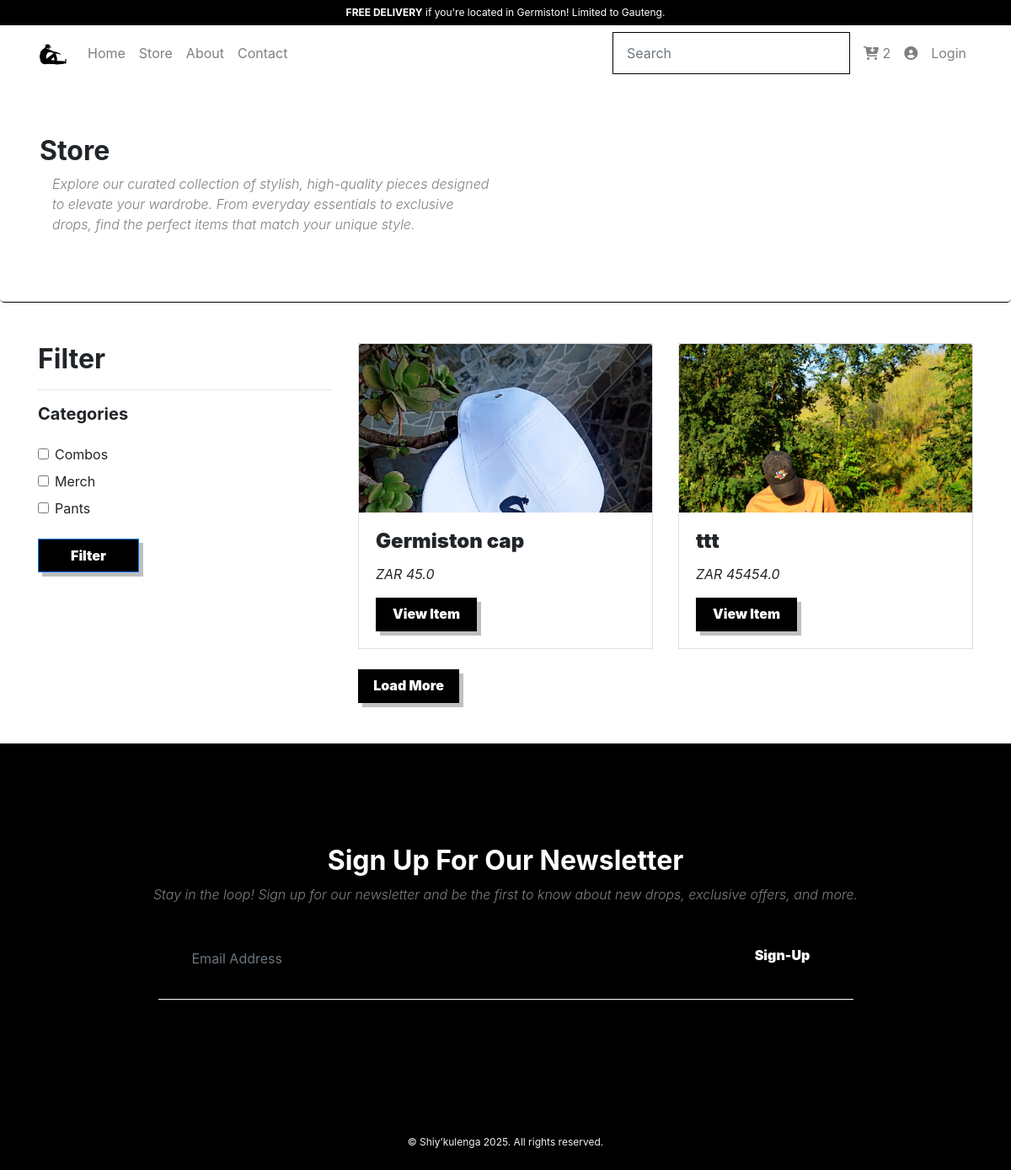
/store, run on an earlier commit of the app's database.
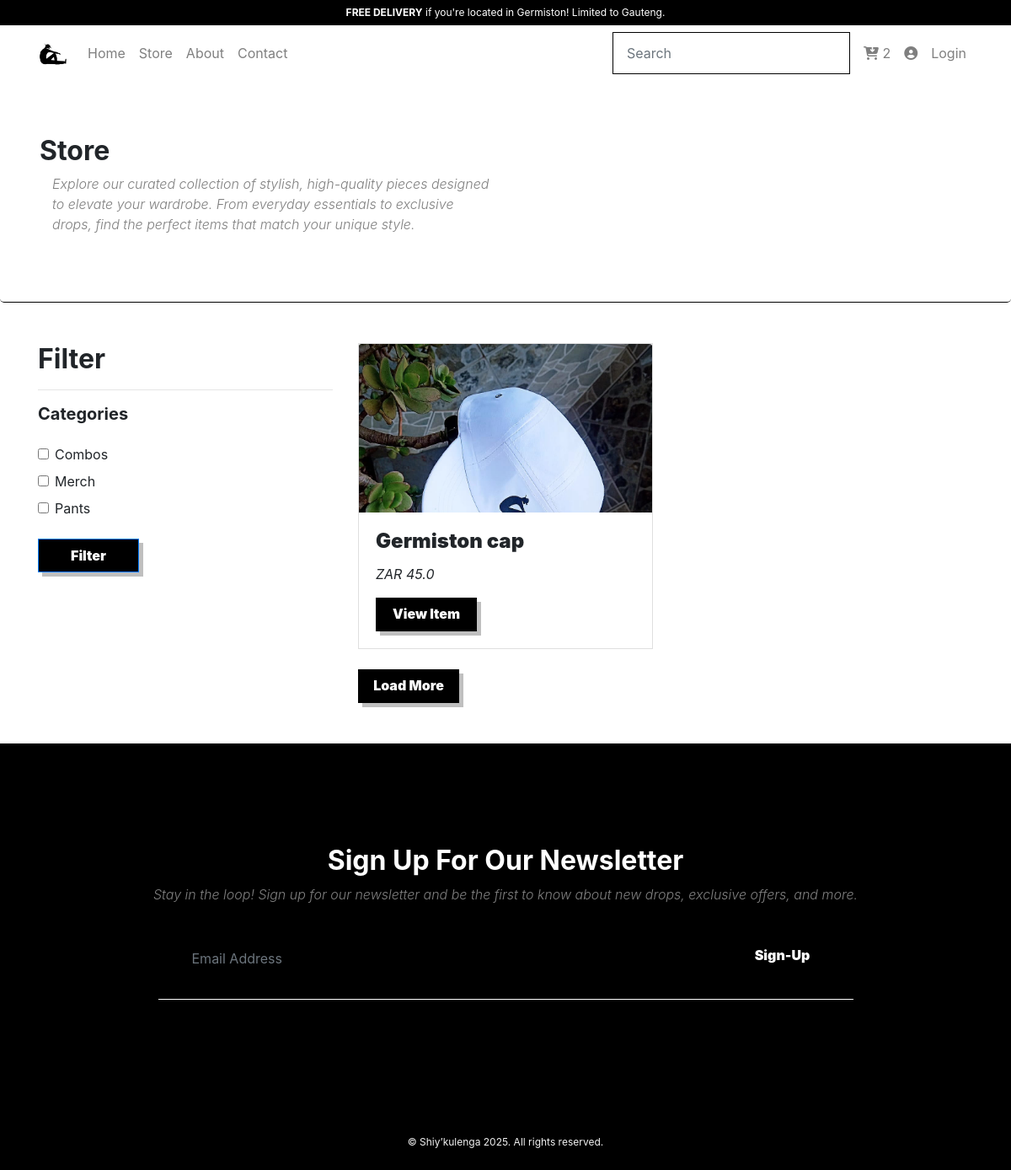
And on a later commit of the database.
### models.py (models this page shows)
class Category(db.Model):
    id = db.Column(db.Integer, primary_key=True, autoincrement=True)
    name = db.Column(db.String(50), nullable=False, unique=True)
    description = db.Column(db.String(200), nullable=True)
    items = db.relationship('ShopItems', backref='category', lazy=True)
    last_updated = db.Column(db.DateTime, default=datetime.utcnow, onupdate=datetime.utcnow)

class ShopItems(db.Model):
    id = db.Column(db.Integer, primary_key=True, autoincrement=True)
    title = db.Column(db.String(20), nullable=False)
    subtitle = db.Column(db.String(120), nullable=False)
    category_id = db.Column(db.Integer, db.ForeignKey('category.id'), nullable=False)
    sizes = db.Column(db.String(10), nullable=False)
    price = db.Column(db.Float, nullable=False, default=0.0)
    image_name = db.Column(db.String(100), nullable=False, default='default.jpg')

### routes/public.py (the view)
@public_bp.route("/store", methods=["GET"])
def store():
    category_names = request.args.getlist(
        "category"
    )  # Get the category names from the query string
    if category_names:
        categories = Category.query.filter(
            Category.name.in_(category_names)
        ).all()  # Get the category objects
        items = ShopItems.query.filter(
            ShopItems.category_id.in_([category.id for category in categories])
        ).all()  # Get the items in the categories
    else:
        items = ShopItems.query.all()
    categories = Category.query.all()
    return render_template("public/store.html", products=items, categories=categories, user = current_user)

### templates/public/store.html (shortened to what this page needs)
{% extends 'base.html' %}
{% block content %} {% include 'includes/navbar.html' %}
<div class="jumbotron">
    <div class="container">
        <h1 class="h1">Store</h1>
        <p class="lead col-md-6 pd-0">
            Explore our curated collection of stylish, high-quality pieces
            designed to elevate your wardrobe. From everyday essentials to
            exclusive drops, find the perfect items that match your unique
            style.
        </p>
    </div>
</div>
<section>
    <div class="container pt-5 pb-5">
        <div class="row">
            <div class="col-md-4">
                <h1 class="h1">Filter</h1>
                <hr />
                <h5 class="h5 mb-4"><b>Categories</b></h5>
                <form method="GET" action="{{ url_for('public.store') }}">
                    {% for category in categories %}
                    <div class="form-check mb-2">
                        <input class="form-check-input" type="checkbox"
                        name="category" id="category{{ category.id }}" value="{{
                        category.name }}" >
                        <label
                            class="form-check-label"
                            for="category{{ category.id }}"
                        >
                            {{ category.name }}
                        </label>
                    </div>
                    {% endfor %}
                    <button type="submit" class="btn btn-primary mt-3 mb-4">
                        Filter
                    </button>
                </form>
            </div>
            <div class="col-md-8">
                <div class="row">
                    {% for product in products %}
                    <div class="col-md-6 mb-4">
                        <div class="card item">
                            <div class="card-img">
                                <a
                                    href="{{ url_for('public.product', product_id=product.id ) }}"
                                >
                                    <img
                                        src="{{ url_for('static', filename='images/' ~ product.image_name) }}"
                                        class="card-img-top"
                                        alt="{{ product.title }}"
                                    />
                                </a>
                            </div>
                            <div class="card-body">
                                <h5 class="card-title">{{ product.title }}</h5>
                                <p class="card-text">ZAR {{ product.price }}</p>
                                <a
                                    href=" {{ url_for('public.product', product_id=product.id) }}"
                                    class="btn"
                                >
                                    View Item
                                </a>
                            </div>
                        </div>
                    </div>
                    {% endfor %}
                </div>
                <a href="/" class="btn">Load More</a>
            </div>
        </div>
    </div>
</section>
{% include 'includes/footer.html' %} {% endblock %}

### templates/base.html (shortened to what this page needs)
<!DOCTYPE html>
{% include 'includes/header.html' %}
<html lang="en">
    <body>
        {% block content %} {% endblock %}
    </body>
</html>

### templates/includes/header.html (shortened to what this page needs)
<head>
    <link
        rel="stylesheet"
        href="{{ url_for('static', filename='css/bootstrap.min.css') }}"
    />
    <link
        rel="stylesheet"
        href="https://cdnjs.cloudflare.com/ajax/libs/font-awesome/6.4.0/css/all.min.css"
    />
    <link
        rel="stylesheet"
        href="{{ url_for('static', filename='css/main.css') }}"
    />
</head>

### templates/includes/navbar.html (shortened to what this page needs)
<div class="top">
    <div class="text-center">
        <b>FREE DELIVERY</b> if you're located in Germiston! Limited to Gauteng.
    </div>
</div>
<nav class="navbar navbar-expand-lg navbar-light">
    <div class="container">
        <a href="/" class="navbar-brand">
            <img
                src="{{ url_for('static', filename='images/logo.png') }}"
                alt="logo"
                width="35px"
            />
        </a>
        <div class="collapse navbar-collapse" id="globalNavbar">
            <form
                class="form-inline form-navbar my-2 my-lg-0 order-2"
                action=""
            >
                <input
                    class="form-control"
                    name="search"
                    type="text"
                    placeholder="Search"
                />
            </form>
            <ul class="navbar-nav mr-auto order-1">
                <li class="nav-item">
                    <a class="nav-link" id="home" href="/"> Home </a>
                </li>
                <li class="nav-item">
                    <a
                        class="nav-link"
                        id="home"
                        href="{{ url_for('public.store') }}"
                    >
                        Store
                    </a>
                </li>
                <li class="nav-item">
                    <a class="nav-link" id="" href="/#about"> About </a>
                </li>
                <li class="nav-item">
                    <a class="nav-link" id="" href="/#contact"> Contact </a>
                </li>
            </ul>
            <ul class="navbar-nav d-none d-lg-flex ml-2 order-3">
                <li class="nav-item">
                    <a class="nav-link" href="{{ url_for('public.signup') }}">
                        <i class="fa fa-cart-arrow-down" aria-hidden="true"></i>
                        2
                    </a>
                </li>
                <li class="nav-item">
                    <a class="nav-link" href="">
                        <i class="fa fa-user-circle" aria-hidden="true"></i>
                    </a>
                </li>
                <li class="nav-item">
                    {% if user.is_active %}
                    <a class="nav-link" href="{{ url_for('public.logout') }}">
                        Logout
                    </a>
                    {% else %}
                    <a class="nav-link" href="{{ url_for('public.login') }}">
                        Login
                    </a>
                    {% endif %}
                </li>
            </ul>
        </div>
    </div>
</nav>

### templates/includes/footer.html
<section class="footer" id="contact">
    <div class="container">
        <h1 class="h1">Sign up for our newsletter</h1>
        <p class="lead">
            Stay in the loop! Sign up for our newsletter and be the first to
            know about new drops, exclusive offers, and more.
        </p>
        <div class="row justify-content-center">
            <form action="" method="post" class="col-md-9">
                <div class="input-group mb-3 sub-form">
                    <input
                        type="text"
                        class="form-control"
                        placeholder="Email Address"
                    />
                    <button class="btn" type="button" id="button-addon2">
                        Sign-Up
                    </button>
                </div>
            </form>
        </div>
    </div>
</section>
<footer>© Shiy’kulenga 2025. All rights reserved.</footer>

### static/css/main.css (style rules this page uses)
:root { --white: #ffffff; --black: #000000; --green: #008000; --off-green: rgb(0, 128, 0, 0.25); --gray: rgb(0, 0, 0, 0.5); --off-white: #f2f2f2; --text-xs: 12px; --text-sm: 16px; --text-md: 24px; --text-lg: 32px; --text-xl: 40px; --text-xxl: 50px; }
.top { background: var(--black); color: var(--white); font-size: 12px; padding: 6px 0; }
.btn { color: var(--white); font-size: var(--text-sm); font-weight: 900; border-radius: 0; background: var(--black); width: 120px; height: 40px; box-shadow: 5px 5px 0 rgba(0, 0, 0, 0.25); transition: 0.3s ease; }
.h1 { font-weight: bold; font-size: var(--text-lg); text-transform: capitalize; }
.lead { color: var(--gray); font-size: var(--text-sm); font-style: italic; }
.card-body .card-title { font-size: var(--text-md); font-weight: 900; }
.card-body .card-text { font-size: var(--text-sm); font-style: italic; }
.item { border-radius: 0; }
.item .card-img { height: 200px; overflow-y: hidden; }
.item .card-img { height: 200px; overflow-y: hidden; border-radius: 0; }
footer { color: var(--off-white); font-size: var(--text-xs); text-align: center; padding: 24px 0; background: var(--black); margin: 0; }
.footer { background-color: var(--black); padding: 120px 0; margin: 0; text-align: center; }
.footer .h1 { color: var(--white); }
.footer .lead { color: var(--white); opacity: 50%; }
.sub-form { padding: 24px; border-bottom: 1px solid var(--white); }
.sub-form .form-control { background: var(--black); border: none; }
.jumbotron { background: var(--white); margin: 0; border-bottom: 1px solid var(--black); }
.form-control { border: 1px solid var(--black); border-radius: 0; padding: 12px 16px; font-size: 16px; color: var(--black); }

What changed in the data, as far as the page shows it:
removed ShopItems: image_name (picture), title "ttt", price "45454.0"
